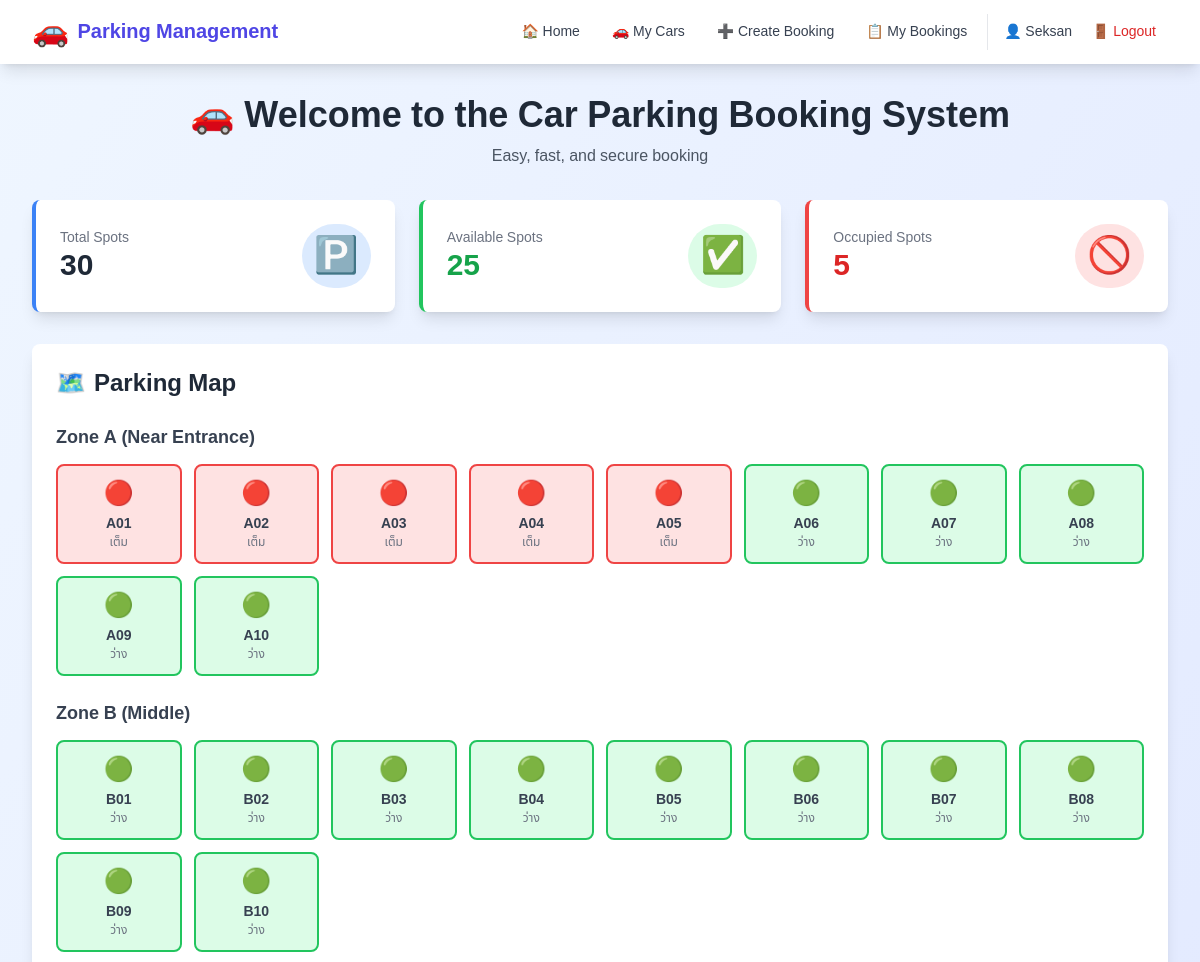
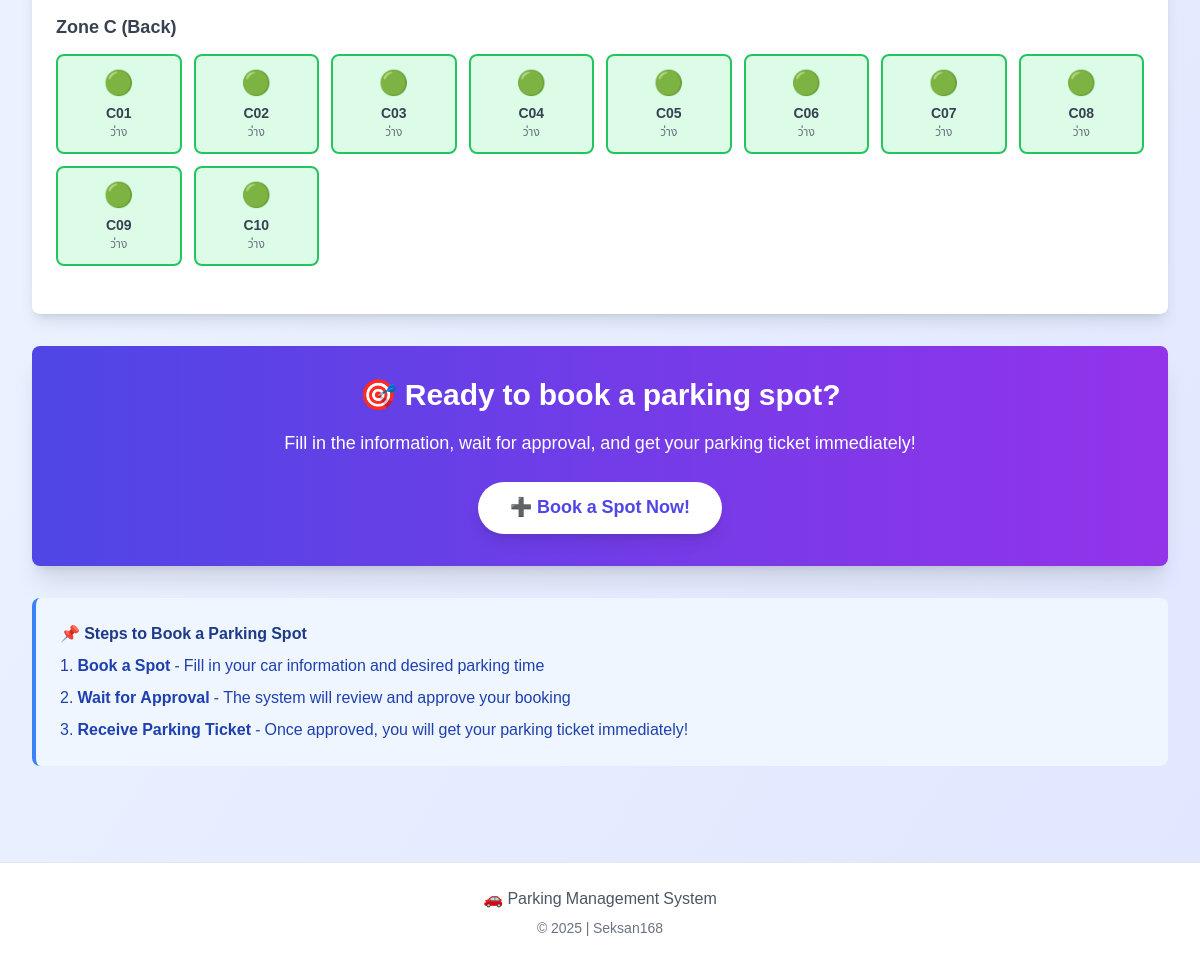
The page / (signed in) on the database its author committed (2 pictures, top to bottom).
### bookings/models.py (models this page shows, shortened)
class ParkingSpot(models.Model):
    ZONE_CHOICES = [
        ('A', 'Zone A - Near Entrance'),
        ('B', 'Zone B - Middle Area'),
        ('C', 'Zone C - Back Area'),
    ]
    spot_number = models.CharField(max_length=10, unique=True, verbose_name='Spot Number')
    zone = models.CharField(max_length=1, choices=ZONE_CHOICES, verbose_name='Zone')
    is_available = models.BooleanField(default=True, verbose_name='Available')
    class Meta:
        ordering = ['zone', 'spot_number']
        verbose_name = 'Parking Spot'
        verbose_name_plural = 'Parking Spots'

### bookings/views.py (the view)
# urls.py: path('', views.home, name='home'),
def home(request):
    spots = ParkingSpot.objects.all()
    total_spots = spots.count()
    available_spots = spots.filter(is_available=True).count()
    context = {
        'spots': spots,
        'total_spots': total_spots,
        'available_spots': available_spots,
        'occupied_spots': total_spots - available_spots,
    }
    return render(request, 'bookings/home.html', context)

### bookings/templates/bookings/home.html (shortened to what this page needs)
{% extends 'bookings/base.html' %}
{% block content %}
<div class="text-center mb-8">
    <h1 class="text-4xl font-bold text-gray-800 mb-2">🚗 Welcome to the Car Parking Booking System</h1>
    <p class="text-gray-600">Easy, fast, and secure booking</p>
</div>
<div class="grid grid-cols-1 md:grid-cols-3 gap-6 mb-8">
    <div class="bg-white rounded-lg shadow-lg p-6 border-l-4 border-blue-500">
        <div class="flex items-center justify-between">
            <div>
                <p class="text-gray-500 text-sm font-medium">Total Spots</p>
                <p class="text-3xl font-bold text-gray-800">{{ total_spots }}</p>
            </div>
            <div class="bg-blue-100 rounded-full p-3">
                <span class="text-4xl">🅿️</span>
            </div>
        </div>
    </div>
    <div class="bg-white rounded-lg shadow-lg p-6 border-l-4 border-green-500">
        <div class="flex items-center justify-between">
            <div>
                <p class="text-gray-500 text-sm font-medium">Available Spots</p>
                <p class="text-3xl font-bold text-green-600">{{ available_spots }}</p>
            </div>
            <div class="bg-green-100 rounded-full p-3">
                <span class="text-4xl">✅</span>
            </div>
        </div>
    </div>
    <div class="bg-white rounded-lg shadow-lg p-6 border-l-4 border-red-500">
        <div class="flex items-center justify-between">
            <div>
                <p class="text-gray-500 text-sm font-medium">Occupied Spots</p>
                <p class="text-3xl font-bold text-red-600">{{ occupied_spots }}</p>
            </div>
            <div class="bg-red-100 rounded-full p-3">
                <span class="text-4xl">🚫</span>
            </div>
        </div>
    </div>
</div>
<div class="bg-white rounded-lg shadow-lg p-6 mb-8">
    <h2 class="text-2xl font-bold text-gray-800 mb-6 flex items-center">
        <span class="mr-2">🗺️</span> Parking Map
    </h2>
    {% for zone in 'ABC' %}
        <div class="mb-6">
            <h3 class="text-lg font-semibold text-gray-700 mb-3">
                Zone {{ zone }}
                {% if zone == 'A' %}(Near Entrance)
                {% elif zone == 'B' %}(Middle)
                {% else %}(Back)
                {% endif %}
            </h3>
            <div class="grid grid-cols-2 sm:grid-cols-4 md:grid-cols-6 lg:grid-cols-8 gap-3">
                {% for spot in spots %}
                    {% if spot.zone == zone %}
                        <div class="{% if spot.is_available %}bg-green-100 border-green-500 hover:bg-green-200{% else %}bg-red-100 border-red-500{% endif %} border-2 rounded-lg p-3 text-center transition-all duration-200 cursor-pointer">
                            <div class="text-2xl mb-1">{% if spot.is_available %}🟢{% else %}🔴{% endif %}</div>
                            <div class="text-sm font-semibold text-gray-700">{{ spot.spot_number }}</div>
                            <div class="text-xs text-gray-500">{% if spot.is_available %}ว่าง{% else %}เต็ม{% endif %}</div>
                        </div>
                    {% endif %}
                {% endfor %}
            </div>
        </div>
    {% endfor %}
</div>
{% if user.is_authenticated %}
    <div class="bg-gradient-to-r from-indigo-600 to-purple-600 rounded-lg shadow-xl p-8 text-center text-white">
        <h2 class="text-3xl font-bold mb-4">🎯 Ready to book a parking spot?</h2>
        <p class="text-lg mb-6">Fill in the information, wait for approval, and get your parking ticket immediately!</p>
        <a href="{% url 'create_booking' %}" class="inline-block bg-white text-indigo-600 px-8 py-3 rounded-full font-bold text-lg hover:bg-gray-100 transition-all duration-200 transform hover:scale-105 shadow-lg">
            ➕ Book a Spot Now!
        </a>
    </div>
{% endif %}
<div class="mt-8 bg-blue-50 border-l-4 border-blue-500 p-6 rounded-lg">
    <h3 class="font-bold text-blue-900 mb-2">📌 Steps to Book a Parking Spot</h3>
    <ol class="list-decimal list-inside space-y-2 text-blue-800">
        <li><strong>Book a Spot</strong> - Fill in your car information and desired parking time</li>
        <li><strong>Wait for Approval</strong> - The system will review and approve your booking</li>
        <li><strong>Receive Parking Ticket</strong> - Once approved, you will get your parking ticket immediately!</li>
    </ol>
</div>
{% endblock %}

### bookings/templates/bookings/base.html (shortened to what this page needs)
<!DOCTYPE html>
<html lang="th">
  <head>
    <script src="https://cdn.tailwindcss.com"></script>
  </head>
  <body class="bg-gradient-to-br from-blue-50 to-indigo-100 min-h-screen">
    <nav class="bg-white shadow-lg sticky top-0 z-50">
      <div class="max-w-7xl mx-auto px-4 sm:px-6 lg:px-8">
        <div class="flex justify-between h-16">
          <div class="flex items-center">
            <a href="{% url 'home' %}" class="flex items-center space-x-2">
              <span class="text-2xl sm:text-3xl">🚗</span>
              <span
                class="text-lg sm:text-xl font-bold text-indigo-600 truncate max-w-[150px] sm:max-w-none"
              >
                Parking Management
              </span>
            </a>
          </div>
          <div class="hidden lg:flex items-center space-x-2 xl:space-x-4">
            {% if user.is_authenticated %}
            <a
              href="{% url 'home' %}"
              class="nav-link text-gray-700 hover:text-indigo-600 hover:bg-indigo-50 px-3 py-2 rounded-md text-sm font-medium"
            >
              🏠 Home
            </a>
            <a
              href="{% url 'my_cars' %}"
              class="nav-link text-gray-700 hover:text-indigo-600 hover:bg-indigo-50 px-3 py-2 rounded-md text-sm font-medium"
            >
              🚗 My Cars
            </a>
            <a
              href="{% url 'create_booking' %}"
              class="nav-link text-gray-700 hover:text-indigo-600 hover:bg-indigo-50 px-3 py-2 rounded-md text-sm font-medium"
            >
              ➕ Create Booking
            </a>
            <a
              href="{% url 'my_bookings' %}"
              class="nav-link text-gray-700 hover:text-indigo-600 hover:bg-indigo-50 px-3 py-2 rounded-md text-sm font-medium"
            >
              📋 My Bookings
            </a>
            <div class="flex items-center space-x-2 border-l pl-4">
              <span class="text-gray-700 text-sm">👤 {{ user.username }}</span>
              <a
                href="{% url 'logout' %}"
                class="nav-link text-red-600 hover:text-red-700 hover:bg-red-50 px-3 py-2 rounded-md text-sm font-medium"
              >
                🚪 Logout
              </a>
            </div>
            {% endif %}
          </div>
        </div>
      </div>
    </nav>
    <main class="max-w-7xl mx-auto px-4 sm:px-6 lg:px-8 py-6 sm:py-8">
      {% block content %}{% endblock %}
    </main>
    <footer class="bg-white mt-12 sm:mt-16 py-6 border-t">
      <div class="max-w-7xl mx-auto px-4 sm:px-6 lg:px-8">
        <div class="text-center text-gray-600 text-sm sm:text-base">
          <p class="mb-2">🚗 Parking Management System</p>
          <p class="text-xs sm:text-sm text-gray-500">
            &copy; 2025 | Seksan168
          </p>
        </div>
      </div>
    </footer>
  </body>
</html>

### bookings/templates/bookings/base.html (style rules this page uses)
body { font-family: "Noto Sans Thai", sans-serif; }
.nav-link { transition: all 0.3s ease; }

### rows shown on the page
ParkingSpot: spot_number "A01", is_available "เต็ม"
ParkingSpot: spot_number "A02", is_available "เต็ม"
ParkingSpot: spot_number "A03", is_available "เต็ม"
ParkingSpot: spot_number "A04", is_available "เต็ม"
ParkingSpot: spot_number "A05", is_available "เต็ม"
ParkingSpot: spot_number "A06", is_available "ว่าง"
ParkingSpot: spot_number "A07", is_available "ว่าง"
ParkingSpot: spot_number "A08", is_available "ว่าง"
ParkingSpot: spot_number "A09", is_available "ว่าง"
ParkingSpot: spot_number "A10", is_available "ว่าง"
ParkingSpot: spot_number "B01", is_available "ว่าง"
ParkingSpot: spot_number "B02", is_available "ว่าง"
ParkingSpot: spot_number "B03", is_available "ว่าง"
ParkingSpot: spot_number "B04", is_available "ว่าง"
ParkingSpot: spot_number "B05", is_available "ว่าง"
ParkingSpot: spot_number "B06", is_available "ว่าง"
ParkingSpot: spot_number "B07", is_available "ว่าง"
ParkingSpot: spot_number "B08", is_available "ว่าง"
ParkingSpot: spot_number "B09", is_available "ว่าง"
ParkingSpot: spot_number "B10", is_available "ว่าง"
ParkingSpot: spot_number "C01", is_available "ว่าง"
ParkingSpot: spot_number "C02", is_available "ว่าง"
ParkingSpot: spot_number "C03", is_available "ว่าง"
ParkingSpot: spot_number "C04", is_available "ว่าง"
ParkingSpot: spot_number "C05", is_available "ว่าง"
ParkingSpot: spot_number "C06", is_available "ว่าง"
ParkingSpot: spot_number "C07", is_available "ว่าง"
ParkingSpot: spot_number "C08", is_available "ว่าง"
ParkingSpot: spot_number "C09", is_available "ว่าง"
ParkingSpot: spot_number "C10", is_available "ว่าง"

### other values the page prints
{{ user.username }} "Seksan"
{{ total_spots }} "30"
{{ available_spots }} "25"
{{ occupied_spots }} "5"
{{ zone }} "A" "B" "C"
